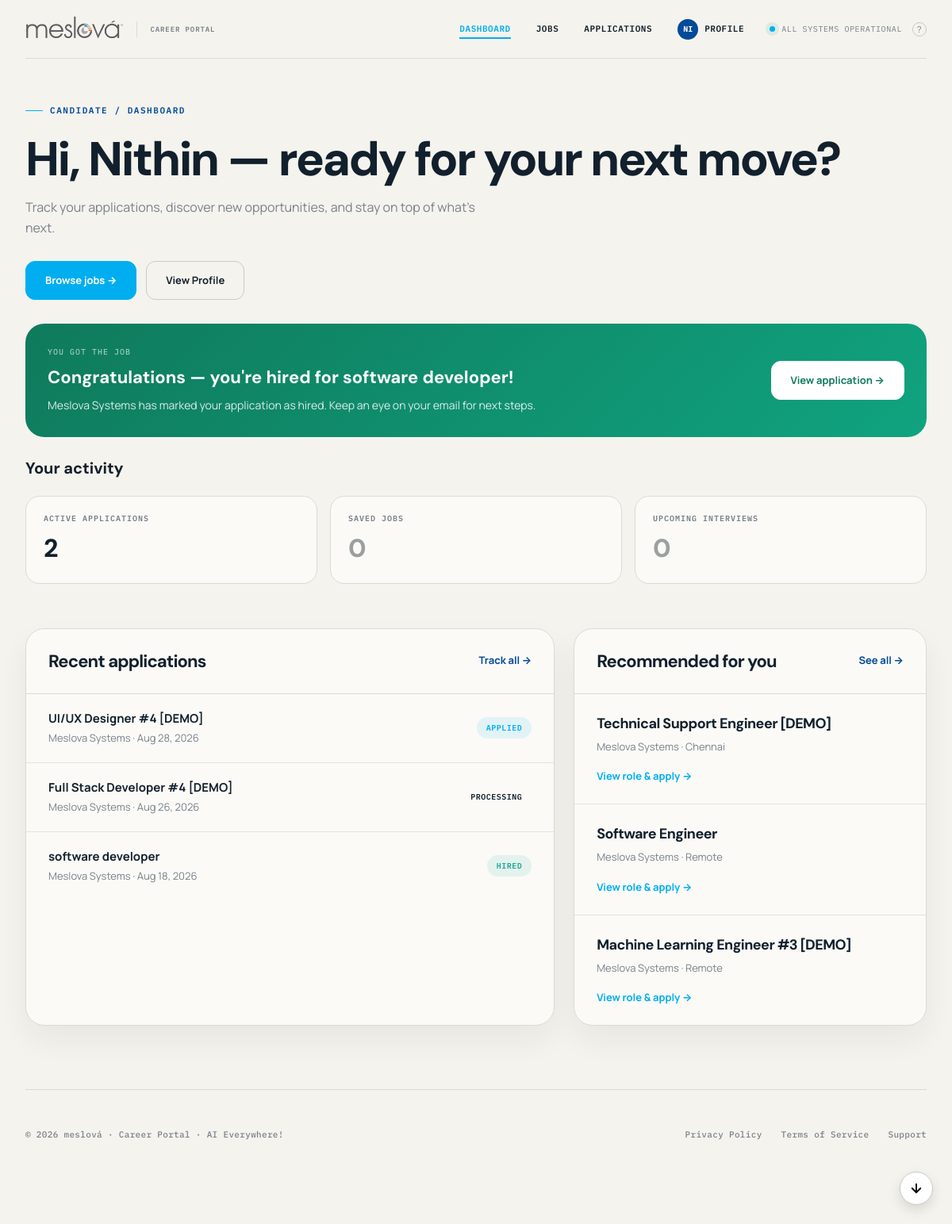
Screenshot of /candidate/dashboard/ (signed in) with the database file from the repository.
### screening/models.py (models this page shows, shortened)
class Application(models.Model):
    STATUS_CHOICES = (
        ('applied', 'Applied'),
        ('processing', 'Processing'),
        ('rejected', 'Rejected'),
        ('hired', 'Hired'),
    )
    job = models.ForeignKey(Job, on_delete=models.CASCADE, related_name='applications')
    candidate = models.ForeignKey(UserProfile, on_delete=models.CASCADE, related_name='applications')
    resume = models.FileField(upload_to='application_resumes/')
    cover_letter = models.TextField(blank=True, null=True)
    match_score = models.FloatField(default=0.0)
    match_details = models.JSONField(blank=True, null=True)
    status = models.CharField(max_length=30, choices=STATUS_CHOICES, default='applied')
    applied_at = models.DateTimeField(auto_now_add=True)
    updated_at = models.DateTimeField(auto_now=True)

class Job(models.Model):
    STATUS_CHOICES = (
        ('open', 'Open'),
        ('closed', 'Closed'),
    )
    title = models.CharField(max_length=255)
    company = models.CharField(max_length=255)
    description = models.TextField()
    requirements = models.TextField(help_text="Key skills and requirements for matcher pipeline")
    location = models.CharField(max_length=255, blank=True, null=True)
    salary_range = models.CharField(max_length=100, blank=True, null=True)
    posted_by = models.ForeignKey(User, on_delete=models.CASCADE, related_name='posted_jobs')
    status = models.CharField(max_length=20, choices=STATUS_CHOICES, default='open')
    created_at = models.DateTimeField(auto_now_add=True)
    is_demo = models.BooleanField(default=False)

### screening/views.py (the view)
# urls.py: path("candidate/dashboard/", views.candidate_dashboard, name="candidate_dashboard"),
def candidate_dashboard(request):
    denial = _require_role(request, 'candidate')
    if denial:
        return denial
    profile = request.user.profile
    applications = Application.objects.filter(candidate=profile).select_related('job').order_by('-applied_at')
    active_apps = applications.exclude(status__in=['rejected', 'hired'])
    hired_applications = applications.filter(status='hired').select_related('job')
    saved_jobs = SavedJob.objects.filter(candidate=profile).select_related('job')
    interviews = Interview.objects.filter(application__candidate=profile, status='scheduled').order_by('scheduled_at')
    applied_job_ids = applications.values_list('job_id', flat=True)
    recommendations = Job.objects.filter(status='open').exclude(id__in=applied_job_ids).order_by('?')[:3]
    return render(request, 'screening/candidate_dashboard.html', {
        'profile': profile,
        'recommendations': recommendations,
        'applications': applications[:5],
        'hired_applications': hired_applications,
        'active_count': active_apps.count(),
        'saved_count': saved_jobs.count(),
        'interview_count': interviews.count(),
    })

### screening/models.py (called while the page is built)
    def get_completion_percentage(self):
        score = 40
        if self.role == 'hr':
            if self.company_name: score += 20
            if self.department: score += 20
            if self.profile_picture: score += 20
        else:
            if self.headline: score += 15
            if self.skills: score += 15
            if self.resume: score += 15
            if self.employment.exists(): score += 15
        return min(score, 100)

### screening/views.py (called while the page is built)
def _require_role(request, role):
    if not request.user.is_authenticated:
        return redirect('login')
    try:
        if request.user.profile.role != role:
            return redirect('candidate_dashboard' if role == 'hr' else 'hr_dashboard')
    except UserProfile.DoesNotExist:
        return redirect('landing')
    return None

### screening/templates/screening/candidate_dashboard.html (shortened to what this page needs)
{% extends "screening/base.html" %}
{% block content %}
<section class="dashboard-head">
  <span class="eyebrow" style="margin-bottom: 24px;">CANDIDATE / DASHBOARD</span>
  <h1 style="margin-bottom: 12px;">Hi, {{ user.username|capfirst }} — ready for your next move?</h1>
  <p style="font-size: 16px; max-width: 600px;">Track your applications, discover new opportunities, and stay on top of what’s next.</p>
  <div class="dashboard-actions">
    <a class="btn btn-primary" href="{% url 'browse_jobs' %}">Browse jobs &rarr;</a>
    <a class="btn btn-outline" href="{% url 'profile_view' %}">View Profile</a>
  </div>
</section>
{% with latest_hire=hired_applications.first %}
{% if latest_hire %}
<div class="hired-callout">
  <div>
    <span class="eyebrow-light">You got the job</span>
    <h2>Congratulations — you're hired for {{ latest_hire.job.title }}!</h2>
    <p>{{ latest_hire.job.company }} has marked your application as hired. Keep an eye on your email for next steps.</p>
  </div>
  <a class="btn" href="{% url 'my_applications' %}">View application &rarr;</a>
</div>
{% endif %}
{% endwith %}
<section style="margin-bottom: 56px;">
  <h2 style="font-family: var(--display); font-size: 20px; font-weight: 700; margin-bottom: 20px;">Your activity</h2>
  <div class="metric-grid" style="grid-template-columns: repeat(3, 1fr);">
    <a class="metric metric-link" href="{% url 'my_applications' %}">
      <div>
        <div class="metric-label">Active applications</div>
        <div class="metric-value{% if not active_count %} is-zero{% endif %}">{{ active_count }}</div>
      </div>
    </a>
    <a class="metric metric-link" href="{% url 'saved_jobs' %}">
      <div>
        <div class="metric-label">Saved jobs</div>
        <div class="metric-value{% if not saved_count %} is-zero{% endif %}">{{ saved_count }}</div>
      </div>
    </a>
    <a class="metric metric-link" href="{% url 'upcoming_interviews' %}">
      <div>
        <div class="metric-label">Upcoming interviews</div>
        <div class="metric-value{% if not interview_count %} is-zero{% endif %}">{{ interview_count }}</div>
      </div>
    </a>
  </div>
</section>
<div class="content-grid">
  <section class="panel">
    <div class="panel-head">
      <h2>Recent applications</h2>
      <a href="{% url 'my_applications' %}">Track all &rarr;</a>
    </div>
    {% if applications %}
      {% for application in applications %}
        <a class="app-item" href="{% url 'my_applications' %}">
          <div>
            <div class="app-title">{{ application.job.title }}</div>
            <div class="app-sub">{{ application.job.company }} &middot; {{ application.applied_at|date:"M d, Y" }}</div>
          </div>
          <span class="status status-{{ application.status }}">{{ application.get_status_display }}</span>
        </a>
      {% endfor %}
    {% else %}
      <div class="empty">Your submitted applications will appear here.</div>
    {% endif %}
  </section>
  <section class="panel">
    <div class="panel-head">
      <h2>Recommended for you</h2>
      <a href="{% url 'browse_jobs' %}">See all &rarr;</a>
    </div>
    {% if recommendations %}
      {% for job in recommendations %}
        <div class="job-card">
          <h3>{{ job.title }}</h3>
          <p>{{ job.company }} &middot; {{ job.location|default:"Remote" }}</p>
          <a class="job-link" href="{% url 'job_detail' job.id %}">View role & apply &rarr;</a>
        </div>
      {% endfor %}
    {% else %}
      <div class="empty">No recommendations yet. Browse jobs to help us learn your preferences.</div>
    {% endif %}
  </section>
</div>
{% endblock %}

### screening/templates/screening/base.html (shortened to what this page needs)
<!DOCTYPE html>
<html lang="en">
<head>
</head>
<body>
<div class="site-shell {% if request.resolver_match.url_name == 'login' or request.resolver_match.url_name == 'register' or 'password_reset' in request.resolver_match.url_name %}auth-shell{% endif %}">
<div class="wrap">
  {% if request.resolver_match.url_name != 'login' and request.resolver_match.url_name != 'register' and 'password_reset' not in request.resolver_match.url_name %}
  <header class="top">
    {% load static %}
    <a class="brand-lockup" href="{% url 'landing' %}" aria-label="meslová home" style="display: flex; align-items: center; gap: 12px; text-decoration: none;">
      <img src="{% static 'images/meslova-logo.png' %}" alt="meslová logo" style="height: 70px; width: auto; filter: invert(0.15) contrast(1.2);">
      <span style="font-family: var(--mono); font-size: 9px; font-weight: 600; color: var(--muted); letter-spacing: 0.1em; text-transform: uppercase;">Career Portal</span>
    </a>
    <div class="top-status">
      {% if not user.is_authenticated %}
        <a href="{% url 'login' %}" class="nav-link {% if request.resolver_match.url_name == 'login' %}active{% endif %}">LOGIN</a>
        <a href="{% url 'register' %}" class="nav-link {% if request.resolver_match.url_name == 'register' %}active{% endif %}">REGISTRATION</a>
      {% else %}
        {% if user.profile.role == 'hr' %}
          <a href="{% url 'hr_dashboard' %}" class="nav-link {% if request.resolver_match.url_name == 'hr_dashboard' %}active{% endif %}">DASHBOARD</a>
          <a href="{% url 'my_jobs' %}" class="nav-link {% if request.resolver_match.url_name == 'my_jobs' or request.resolver_match.url_name == 'applicant_list' or request.resolver_match.url_name == 'application_detail' %}active{% endif %}">MY JOBS</a>
          <a href="{% url 'talent_pool' %}" class="nav-link {% if request.resolver_match.url_name == 'talent_pool' or request.resolver_match.url_name == 'candidate_directory_profile' %}active{% endif %}">CANDIDATES</a>
        {% elif user.profile.role == 'candidate' %}
          <a href="{% url 'candidate_dashboard' %}" class="nav-link {% if request.resolver_match.url_name == 'candidate_dashboard' %}active{% endif %}">DASHBOARD</a>
          <a href="{% url 'browse_jobs' %}" class="nav-link {% if request.resolver_match.url_name == 'browse_jobs' or request.resolver_match.url_name == 'job_detail' %}active{% endif %}">JOBS</a>
          <a href="{% url 'my_applications' %}" class="nav-link {% if request.resolver_match.url_name == 'my_applications' %}active{% endif %}">APPLICATIONS</a>
        {% endif %}
        <div class="profile-menu-container" style="position: relative; display: inline-block; margin-right: 24px;">
          <button id="profileDropdownBtn" onclick="toggleProfileDropdown()" style="background: none; border: none; cursor: pointer; display: flex; align-items: center; gap: 8px; font: inherit; color: var(--ink); padding: 0;">
            {% if user.profile.profile_picture %}
              <img src="{{ user.profile.profile_picture.url }}" alt="Profile" style="width: 26px; height: 26px; border-radius: 50%; object-fit: cover; border: 1px solid var(--line-strong);">
            {% else %}
              <div style="width: 26px; height: 26px; border-radius: 50%; background: var(--brand-blue); color: white; display: grid; place-items: center; font-size: 10px; font-weight: 700;">{{ user.username|slice:":2"|upper }}</div>
            {% endif %}
            <span style="font-weight: 600; font-size: 11px; letter-spacing: 0.05em;">PROFILE</span>
          </button>
        </div>
      {% endif %}
      <span style="display:inline-flex; align-items:center; gap:8px; color:var(--muted); font-family:var(--mono); font-size:10px; letter-spacing:.06em; text-transform:uppercase;">
        <span style="width:7px; height:7px; border-radius:50%; background:var(--teal); box-shadow:0 0 0 5px rgba(24,169,153,.12);"></span>
        ALL SYSTEMS OPERATIONAL
        <a href="{% url 'support' %}" class="help" title="Help &amp; Support" aria-label="Help &amp; Support">?</a>
      </span>
    </div>
  </header>
  {% endif %}
  {% block content %}{% endblock %}
  {% if request.resolver_match.url_name != 'login' and request.resolver_match.url_name != 'register' and 'password_reset' not in request.resolver_match.url_name %}
  <footer style="display: flex; justify-content: space-between; align-items: center; padding: 48px 0; border-top: 1px solid var(--line); margin-top: 80px; color: var(--muted); font-size: 11px; font-weight: 500;">
    <span>&copy; 2026 meslová &middot; Career Portal &middot; AI Everywhere!</span>
    <div style="display: flex; gap: 24px;">
      <a href="{% url 'privacy_policy' %}" style="color: var(--muted); text-decoration: none;">Privacy Policy</a>
      <a href="{% url 'terms_of_service' %}" style="color: var(--muted); text-decoration: none;">Terms of Service</a>
      <a href="{% url 'support' %}" style="color: var(--muted); text-decoration: none;">Support</a>
    </div>
  </footer>
  {% endif %}
</div>
</div>
<button id="scrollBottomBtn" onclick="window.scrollTo({top: document.body.scrollHeight, behavior: 'smooth'})" aria-label="Scroll to bottom" title="Scroll to bottom" style="position: fixed; right: 24px; bottom: 24px; width: 42px; height: 42px; border-radius: 50%; background: #fff; border: 1px solid var(--line-strong); box-shadow: 0 6px 16px rgba(0,0,0,0.12); display: none; align-items: center; justify-content: center; cursor: pointer; z-index: 500; transition: opacity 0.15s ease;">
  <svg width="18" height="18" viewBox="0 0 24 24" fill="none" stroke="currentColor" stroke-width="2.5" stroke-linecap="round" stroke-linejoin="round"><line x1="12" y1="5" x2="12" y2="19"></line><polyline points="19 12 12 19 5 12"></polyline></svg>
</button>
</body>
</html>

### screening/templates/screening/base.html (style rules this page uses)
:root { --canvas: #f5f3ed; --canvas-raised: #fbfaf7; --ink: #12202d; --ink-soft: #263745; --muted: #77818a; --subtle: #9aa09f; --line: #dadbd4; --line-strong: #c7cbc6; --brand-blue: #004A99; --brand-cyan: #00AEEF; --brand-yellow: #FFD200; --brand-orange: #F7941E; --brand-red: #ED1C24; --brand-gray: #4A4A4A; --teal: var(--brand-cyan); --teal-deep: var(--brand-blue); --amber: var(--brand-orange); --panel: #13242e; --amber-soft: rgba(247, 148, 30, 0.12); --panel-raised: #1b323d; --red-flag: #bd614c; --mono: "IBM Plex Mono", "SFMono-Regular", Menlo, Consolas, monospace; --sans: "Manrope", -apple-system, BlinkMacSystemFont, "Segoe UI", sans-serif; --display: "DM Sans", var(--sans); --ease-out: cubic-bezier(.23,1,.32,1); }
* { box-sizing: border-box; }
html { scroll-behavior: smooth; }
body { margin: 0; background: var(--canvas); color: var(--ink); font-family: var(--sans); line-height: 1.5; }
a { color: inherit; }
button, input { font: inherit; }
button, a, input { -webkit-tap-highlight-color: transparent; }
.site-shell { min-height: 100vh; overflow: hidden; }
.wrap { max-width: 1240px; margin: 0 auto; padding: 0 32px 56px; }
header.top { display:flex; align-items:center; justify-content:space-between; min-height:74px; border-bottom:1px solid rgba(218,219,212,.9); }
.brand-lockup { display:inline-flex; align-items:center; gap:12px; text-decoration:none; }
.top-status { display:inline-flex; align-items:center; gap:8px; color:var(--muted); font-family:var(--mono); font-size:10px; letter-spacing:.06em; text-transform:uppercase; }
.top-status .help { width:18px; height:18px; display:grid; place-items:center; margin-left:5px; border:1px solid var(--line-strong); border-radius:50%; font-family:var(--sans); font-size:11px; color:inherit; text-decoration:none; cursor:pointer; transition: all 0.15s ease; }
.eyebrow { display:flex; align-items:center; gap:9px; color:var(--teal-deep); font-family:var(--mono); font-size:11px; font-weight:600; letter-spacing:.14em; line-height:1.3; text-transform:uppercase; }
.eyebrow::before { content:""; width:22px; height:1px; background:var(--teal); }
h1 { margin: 0; font-family:var(--display); font-size:clamp(1.6rem, 3vw, 2.2rem); font-weight:800; letter-spacing:-.065em; line-height:1.02; }
h2, h3, p { margin-top:0; }
.panel { background:var(--canvas-raised); border:1px solid rgba(218,219,212,.95); border-radius:22px; box-shadow:0 18px 38px rgba(26,42,48,.06); }
footer { display:flex; justify-content:space-between; gap:20px; margin-top:70px; padding-top:18px; border-top:1px solid rgba(218,219,212,.9); color:var(--subtle); font-family:var(--mono); font-size:10px; letter-spacing:.03em; }
@media (prefers-reduced-motion: no-preference) { .hero-copy, .signal-visual, .panel { animation:rise .55s var(--ease-out) both; } }
.nav-link { text-decoration: none; margin-right: 24px; color: var(--ink); font-weight: 600; font-size: 11px; letter-spacing: 0.05em; display: flex; align-items: center; gap: 8px; transition: all 0.2s var(--ease-out); position: relative; padding: 4px 0; }
.nav-link::after { content: ""; position: absolute; bottom: 0; left: 0; width: 0; height: 2px; background: var(--brand-cyan); transition: width 0.2s var(--ease-out); }
.nav-link:hover::after, .nav-link.active::after { width: 100%; }
.nav-link.active { color: var(--brand-cyan); }

### rows the page displays
Application: job "software developer", job.company "Meslova Systems", applied_at "Aug 18, 2026", status "HIRED"
Application: job "UI/UX Designer #4 [DEMO]", job.company "Meslova Systems", applied_at "Aug 28, 2026", status "APPLIED"
Application: job "Full Stack Developer #4 [DEMO]", job.company "Meslova Systems", applied_at "Aug 26, 2026", status "PROCESSING"
Job: title "Technical Support Engineer [DEMO]", company "Meslova Systems", location "Chennai"
Job: title "Software Engineer", company "Meslova Systems", location "Remote"
Job: title "Machine Learning Engineer #3 [DEMO]", company "Meslova Systems", location "Remote"

### other values shown
{{ user.username|slice:":2"|upper }} "NI"
{{ user.username|capfirst }} "Nithin"
{{ active_count }} "2"
{{ saved_count }} "0"
{{ interview_count }} "0"
